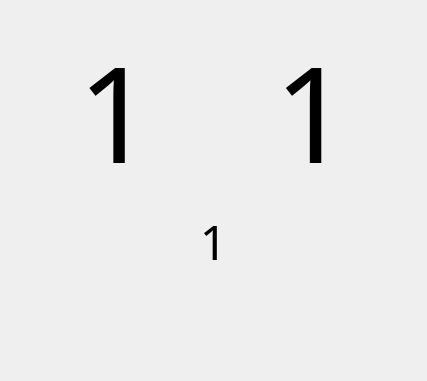
<?xml version="1.0" encoding="UTF-8"?>
<ui version="4.0">
 <class>MetroBlinker_UI</class>
 <widget class="QDialog" name="MetroBlinker_UI">
  <property name="geometry">
   <rect>
    <x>0</x>
    <y>0</y>
    <width>423</width>
    <height>377</height>
   </rect>
  </property>
  <property name="windowTitle">
   <string>Dialog</string>
  </property>
  <layout class="QGridLayout" name="gridLayout_3">
   <item row="0" column="0">
    <layout class="QGridLayout" name="gridLayout_2">
     <item row="0" column="1">
      <spacer name="verticalSpacer">
       <property name="orientation">
        <enum>Qt::Vertical</enum>
       </property>
       <property name="sizeHint" stdset="0">
        <size>
         <width>405</width>
         <height>24</height>
        </size>
       </property>
      </spacer>
     </item>
     <item row="1" column="0">
      <spacer name="horizontalSpacer">
       <property name="orientation">
        <enum>Qt::Horizontal</enum>
       </property>
       <property name="sizeHint" stdset="0">
        <size>
         <width>37</width>
         <height>359</height>
        </size>
       </property>
      </spacer>
     </item>
     <item row="1" column="1">
      <widget class="QWidget" name="lableWidget" native="true">
       <property name="sizePolicy">
        <sizepolicy hsizetype="MinimumExpanding" vsizetype="MinimumExpanding">
         <horstretch>200</horstretch>
         <verstretch>200</verstretch>
        </sizepolicy>
       </property>
       <property name="minimumSize">
        <size>
         <width>40</width>
         <height>40</height>
        </size>
       </property>
       <layout class="QGridLayout" name="gridLayout">
        <item row="0" column="0">
         <widget class="QLabel" name="barblinkerLabel">
          <property name="sizePolicy">
           <sizepolicy hsizetype="MinimumExpanding" vsizetype="MinimumExpanding">
            <horstretch>0</horstretch>
            <verstretch>0</verstretch>
           </sizepolicy>
          </property>
          <property name="minimumSize">
           <size>
            <width>40</width>
            <height>40</height>
           </size>
          </property>
          <property name="font">
           <font>
            <family>Baekmuk Headline</family>
            <pointsize>100</pointsize>
            <kerning>true</kerning>
           </font>
          </property>
          <property name="text">
           <string>1</string>
          </property>
          <property name="alignment">
           <set>Qt::AlignCenter</set>
          </property>
         </widget>
        </item>
        <item row="0" column="1">
         <widget class="QLabel" name="beatblinkerLabel">
          <property name="sizePolicy">
           <sizepolicy hsizetype="MinimumExpanding" vsizetype="MinimumExpanding">
            <horstretch>0</horstretch>
            <verstretch>0</verstretch>
           </sizepolicy>
          </property>
          <property name="minimumSize">
           <size>
            <width>40</width>
            <height>40</height>
           </size>
          </property>
          <property name="font">
           <font>
            <family>Baekmuk Headline</family>
            <pointsize>100</pointsize>
            <weight>50</weight>
            <bold>false</bold>
           </font>
          </property>
          <property name="text">
           <string>1</string>
          </property>
          <property name="scaledContents">
           <bool>true</bool>
          </property>
          <property name="alignment">
           <set>Qt::AlignCenter</set>
          </property>
         </widget>
        </item>
        <item row="1" column="0" colspan="2">
         <widget class="QLabel" name="contentblinkerLabel">
          <property name="sizePolicy">
           <sizepolicy hsizetype="MinimumExpanding" vsizetype="MinimumExpanding">
            <horstretch>0</horstretch>
            <verstretch>0</verstretch>
           </sizepolicy>
          </property>
          <property name="minimumSize">
           <size>
            <width>40</width>
            <height>40</height>
           </size>
          </property>
          <property name="font">
           <font>
            <family>cmr10</family>
            <pointsize>36</pointsize>
           </font>
          </property>
          <property name="text">
           <string>1</string>
          </property>
          <property name="alignment">
           <set>Qt::AlignHCenter|Qt::AlignTop</set>
          </property>
         </widget>
        </item>
       </layout>
      </widget>
     </item>
     <item row="1" column="2">
      <spacer name="horizontalSpacerRight">
       <property name="orientation">
        <enum>Qt::Horizontal</enum>
       </property>
       <property name="sizeHint" stdset="0">
        <size>
         <width>37</width>
         <height>359</height>
        </size>
       </property>
      </spacer>
     </item>
     <item row="2" column="1">
      <spacer name="verticalSpacer_2">
       <property name="orientation">
        <enum>Qt::Vertical</enum>
       </property>
       <property name="sizeHint" stdset="0">
        <size>
         <width>405</width>
         <height>24</height>
        </size>
       </property>
      </spacer>
     </item>
    </layout>
   </item>
  </layout>
 </widget>
 <resources/>
 <connections/>
</ui>
